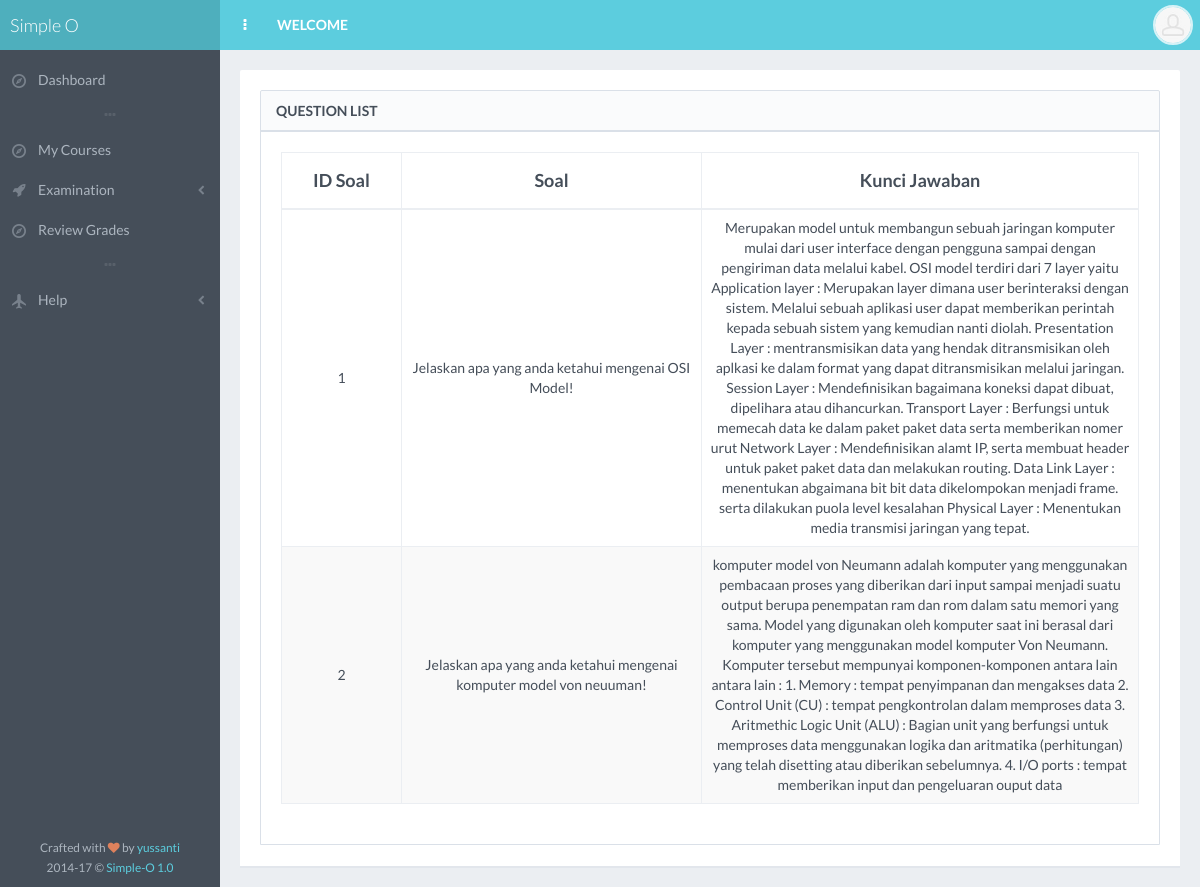
Screenshot of /seeQList.php?idtest=1 (signed in) with the database file from the repository.
### tables this page shows
CREATE TABLE `tb_soaljawab` (
  `idmk` int(11) NOT NULL,
  `idtest` int(11) NOT NULL,
  `idsoal` int(11) NOT NULL,
  `soal` text NOT NULL,
  `jawabankunci` text NOT NULL
);

### seeQList.php (the view, shortened to what this page needs)
<?php include 'inc/template_start.php'; ?>
<?php include 'inc/page_head.php'; ?>
<div id="page-content">
    <div class="block">
    <div class="block full">
        <div class="block-title">
            <h2>Question List</h2>
        </div>
        <div class="table-responsive">
            <table id="example-datatable" class="table table-striped table-bordered table-vcenter">
                <thead>
                    <tr>
                        <th style="width: 120px;" class="text-center">ID Soal</th>
                        <th style="width: 300px;" class="text-center">Soal</th>
                        <th class="text-center">Kunci Jawaban</th>
                    </tr>
                </thead>
                <tbody>
                   <tr>
                        <?php
                    $idtest = $_GET['idtest'];
                    $query1 = mysql_query("SELECT * FROM tb_soaljawab WHERE idtest='$idtest'");
                    while($baris1=mysql_fetch_array($query1)) {
                    ?>
                    <tr>
                        <td><center><?php echo $baris1['idsoal'] ;?></center></td>
                        <td><center><?php echo $baris1['soal'] ;?></center></td>
                        <td><center><?php echo $baris1['jawabankunci'] ;?></center></td>
                    </tr>
                    <?php } ?>
                </tbody>
            </table>
        </div>
    </div>
    </div>
</div>
<?php include 'inc/page_footer.php'; ?>
<?php include 'inc/template_end.php'; ?>

### css/main.css (style rules this page uses)
body { font-family: "Lato", "Helvetica Neue", Helvetica, Arial, sans-serif; color: #454e59; background-color: #454e59; }
#page-content { padding: 10px 5px 1px; background-color: #ebeef2; }
#page-container.header-fixed-top #page-content { padding-top: 60px; }
.block { margin: 0 0 10px; padding: 20px 15px 1px; background-color: #ffffff; border-top-left-radius: 2px; border-top-right-radius: 2px; -webkit-box-shadow: 0 2px 0 rgba(218, 224, 232, .5); box-shadow: 0 2px 0 rgba(218, 224, 232, .5); }
.block .block { border: 1px solid #dae0e8; -webkit-box-shadow: none; box-shadow: none; }
.block.full { padding: 20px 15px; }
.block-title { margin: -20px -15px 20px; border-bottom: 2px solid #dae0e8; border-top-left-radius: 2px; border-top-right-radius: 2px; background: rgba(218, 224, 232, .15); }
.block-title h1, .block-title h2, .block-title h3, .block-title h4, .block-title h5, .block-title h6 { display: inline-block; font-size: 14px; line-height: 1.4; margin: 0; padding: 10px 15px 9px; font-weight: 600; text-transform: uppercase; }
h1, h2, h3, h4, h5, h6, .h1, .h2, .h3, .h4, .h5, .h6 { font-family: "Lato", "Helvetica Neue", Helvetica, Arial, sans-serif; font-weight: 300; }
h1, h2, h3 { margin-bottom: 15px; }
.table.table-vcenter th, .table.table-vcenter td { vertical-align: middle; }
.table thead > tr > th { font-size: 18px; font-weight: 600; }
.table thead > tr > th, .table thead > tr > td, .table tfoot > tr > th, .table tfoot > tr > td { padding-top: 15px; padding-bottom: 15px; }
.table tbody > tr > th, .table tbody > tr > td { padding-top: 8px; padding-bottom: 8px; }
.table thead > tr > th, .table tbody > tr > th, .table tfoot > tr > th, .table thead > tr > td, .table tbody > tr > td, .table tfoot > tr > td, .table tbody + tbody, .table-bordered, .table-bordered > thead > tr > th, .table-bordered > tbody > tr > th, .table-bordered > tfoot > tr > th, .table-bordered > thead > tr > td, .table-bordered > tbody > tr > td, .table-bordered > tfoot > tr > td { border-color: #ebeef2; }
p, .table, .alert, .carousel { margin-bottom: 20px; }
@media screen and (min-width: 768px) { #page-content { padding: 20px 20px 1px; } }
@media screen and (min-width: 768px) { #page-container.header-fixed-top #page-content { padding-top: 70px; } }
@media screen and (min-width: 768px) { .content-header, .content-header-media .header-section, .block, .block.full, .modal-body { padding-left: 20px; padding-right: 20px; } }
@media screen and (min-width: 768px) { .block, .widget { margin-bottom: 20px; } }
@media screen and (min-width: 768px) { .block-title { margin-left: -20px; margin-right: -20px; } }

### rows the page displays
tb_soaljawab: idsoal "1", soal "Jelaskan apa yang anda ketahui mengenai OSI Model!", jawabankunci "Merupakan model untuk membangun sebuah jaringan komputer mulai dari user interface dengan pengguna sampai dengan pengiriman data melalui kabel. OSI model terdiri dari 7 layer yaitu Application layer : Merupakan layer dimana user berinteraksi dengan sistem. Melalui sebuah aplikasi user dapat memberikan perintah kepada sebuah sistem yang kemudian nanti diolah. Presentation Layer : mentransmisikan data yang hendak ditransmisikan oleh aplkasi ke dalam format yang dapat ditransmisikan melalui jaringan. Session Layer : Mendefinisikan bagaimana koneksi dapat dibuat, dipelihara atau dihancurkan. Transport Layer : Berfungsi untuk memecah data ke dalam paket paket data serta memberikan nomer urut…"
tb_soaljawab: idsoal "2", soal "Jelaskan apa yang anda ketahui mengenai komputer model von neuuman!", jawabankunci "komputer model von Neumann adalah komputer yang menggunakan pembacaan proses yang diberikan dari input sampai menjadi suatu output berupa penempatan ram dan rom dalam satu memori yang sama. Model yang digunakan oleh komputer saat ini berasal dari komputer yang menggunakan model komputer Von Neumann. Komputer tersebut mempunyai komponen-komponen antara lain antara lain : 1. Memory : tempat penyimpanan dan mengakses data 2. Control Unit (CU) : tempat pengkontrolan dalam memproses data 3. Aritmethic Logic Unit (ALU) : Bagian unit yang berfungsi untuk memproses data menggunakan logika dan aritmatika (perhitungan) yang telah disetting atau diberikan sebelumnya. 4. I/O ports : tempat memberikan…"

### other values shown
$link['name'] "Dashboard"
$link['name'] "My Courses"
$link['name'] "Examination"
$link['name'] "Review Grades"
$link['name'] "Help"
$template['name'] "Simple-O"
$template['version'] "1.0"
$template['header_link'] "WELCOME"
